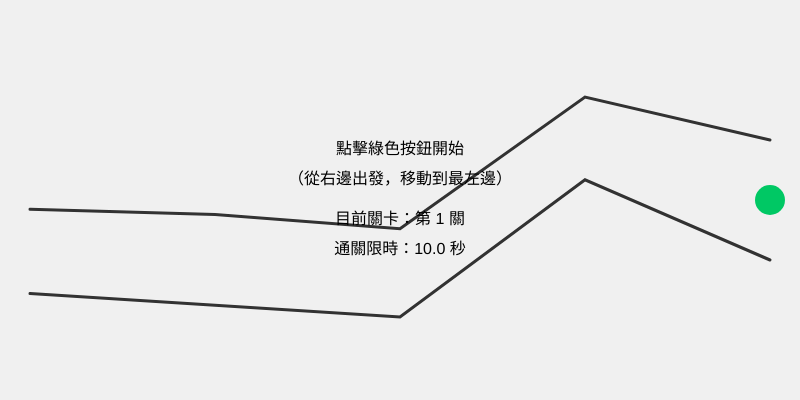
Frame 1 (no input)
Frame 60 (no input): identical to frame 1, image omitted
Frame 120 (the mouse pressed at the canvas centre since frame 60): identical to frame 1, image omitted

The p5.js sketch that drew this single still picture (run headless with seeded random() and noise() and a simulated clock; from frame 60 on, the mouse is pressed at the canvas centre):

// p5.js sketch
// ── sketch.js
let upperPoints = [];
let lowerPoints = [];
let numPoints = 5;
let gameState = "START"; // 遊戲狀態：START, PLAYING, WIN, FAIL
let playerRadius = 3;    // 玩家游標判定半徑
let level = 1;           // 記錄目前關卡
let startTime = 0;       // 記錄關卡開始的時間
let baseTimeLimit = 10;  // 基礎遊戲時間限制（秒）

function setup() {
  createCanvas(800, 400);
  generatePath();
}

function draw() {
  background(240);
  
  // 繪製通道
  drawPath();
  
  if (gameState === "START") {
    // 繪製開始按鈕 (最右邊)
    fill(0, 200, 100);
    noStroke();
    let startX = upperPoints[numPoints - 1].x;
    let startY = height / 2;
    circle(startX, startY, 30);
    
    fill(0);
    textAlign(CENTER, CENTER);
    textSize(16);
    text("點擊綠色按鈕開始", width / 2, height / 2 - 50);
    text("（從右邊出發，移動到最左邊）", width / 2, height / 2 - 20);
    text("目前關卡：第 " + level + " 關", width / 2, height / 2 + 20);
    let currentTimeLimit = max(3, baseTimeLimit - (level - 1) * 0.5);
    text("通關限時：" + currentTimeLimit.toFixed(1) + " 秒", width / 2, height / 2 + 50);
    
  } else if (gameState === "PLAYING") {
    // 進行中，檢測碰撞並繪製玩家
    checkCollision();
    
    // 顯示目前關卡
    fill(0);
    textAlign(LEFT, TOP);
    textSize(16);
    text("Level: " + level, 10, 10);
    
    // 計時器邏輯
    let currentTimeLimit = max(3, baseTimeLimit - (level - 1) * 0.5); // 動態時間限制：每關減0.5秒，最低3秒
    let elapsedTime = (millis() - startTime) / 1000;
    let timeLeft = max(0, currentTimeLimit - elapsedTime);
    
    // 顯示倒數計時（最後3秒字體變紅警告）
    textAlign(RIGHT, TOP);
    if (timeLeft <= 3) fill(255, 0, 0); 
    else fill(0);
    text("Time: " + timeLeft.toFixed(1) + "s", width - 10, 10);
    
    // 超過10秒未破關，判定失敗
    if (timeLeft <= 0) {
      gameState = "FAIL";
    }
    
  } else if (gameState === "WIN") {
    background(200, 255, 200);
    fill(0, 100, 0);
    noStroke();
    textAlign(CENTER, CENTER);
    textSize(48);
    text("恭喜通過第 " + level + " 關！", width / 2, height / 2 - 20);
    textSize(24);
    text("點擊畫面進入下一關", width / 2, height / 2 + 30);
    
  } else if (gameState === "FAIL") {
    background(255, 200, 200);
    fill(150, 0, 0);
    noStroke();
    textAlign(CENTER, CENTER);
    textSize(48);
    text("失敗了！止步於第 " + level + " 關", width / 2, height / 2 - 20);
    textSize(24);
    text("點擊畫面重新開始", width / 2, height / 2 + 30);
  }
}

// 產生 5 個點的通道
function generatePath() {
  upperPoints = [];
  lowerPoints = [];
  let startX = 30;              // 終點 (左)
  let endX = width - 30;        // 起點 (右)
  let spacing = (endX - startX) / (numPoints - 1);
  
  for (let i = 0; i < numPoints; i++) {
    let x = startX + i * spacing;
    let midY = height / 2 + random(-120, 120);
    
    // 動態難度：隨著 level 增加，間距越來越窄，但確保有最低寬度 20
    let minGap = max(20, 80 - level * 5);
    let maxGap = max(40, 130 - level * 10);
    let gap = random(minGap, maxGap);
    
    // 確保起點(最右側)對齊畫面中央，且有足夠空間放開始按鈕
    if (i === numPoints - 1) {
      midY = height / 2;
      gap = max(60, maxGap); 
    }
    
    upperPoints.push(createVector(x, midY - gap / 2));
    lowerPoints.push(createVector(x, midY + gap / 2));
  }
}

function drawPath() {
  noFill();
  stroke(50);
  strokeWeight(3);
  
  // 繪製上線條
  beginShape();
  for (let p of upperPoints) vertex(p.x, p.y);
  endShape();
  
  // 繪製下線條
  beginShape();
  for (let p of lowerPoints) vertex(p.x, p.y);
  endShape();
}

function checkCollision() {
  // 玩家游標
  fill(255, 0, 0);
  noStroke();
  circle(mouseX, mouseY, playerRadius * 2);
  
  // 成功條件：到達最左邊的點
  if (mouseX <= upperPoints[0].x) {
    gameState = "WIN";
    return;
  }
  
  // 尋找滑鼠目前位在哪一個線段區間
  let segment = -1;
  for (let i = 0; i < numPoints - 1; i++) {
    if (mouseX >= upperPoints[i].x && mouseX <= upperPoints[i+1].x) {
      segment = i;
      break;
    }
  }
  
  if (segment !== -1) {
    let p1U = upperPoints[segment];
    let p2U = upperPoints[segment + 1];
    let p1L = lowerPoints[segment];
    let p2L = lowerPoints[segment + 1];
    
    // 利用內插法 (lerp) 計算滑鼠目前 X 座標時的準確上下 Y 座標邊界
    let t = (mouseX - p1U.x) / (p2U.x - p1U.x);
    let currentUpperY = lerp(p1U.y, p2U.y, t);
    let currentLowerY = lerp(p1L.y, p2L.y, t);
    
    // 碰撞判斷：如果超出上下界，則失敗
    if (mouseY - playerRadius < currentUpperY || mouseY + playerRadius > currentLowerY) {
      gameState = "FAIL";
    }
  } else {
    // 若滑鼠移到最右邊起點更右側的範圍（移到線外）且不在開始按鈕允許的寬限範圍內
    if (mouseX > upperPoints[numPoints - 1].x + 15 || mouseY < 0 || mouseY > height) {
      gameState = "FAIL";
    }
  }
}

function mousePressed() {
  if (gameState === "START") {
    // 檢查是否點擊到了最右側的綠色開始按鈕
    let startX = upperPoints[numPoints - 1].x;
    let startY = height / 2;
    let d = dist(mouseX, mouseY, startX, startY);
    if (d < 15) {
      gameState = "PLAYING";
      startTime = millis(); // 記錄並重置開始計時的瞬間
    }
  } else if (gameState === "WIN") {
    level++; // 進入下一關
    generatePath();
    gameState = "START";
  } else if (gameState === "LOST_LIFE") {
    generatePath(); // 重新產生相同難度的關卡以重試
    gameState = "START";
  } else if (gameState === "FAIL") {
    level = 1; // 失敗重置關卡
    lives = 3; // 失敗重置生命
    generatePath();
    gameState = "START";
  }
}
